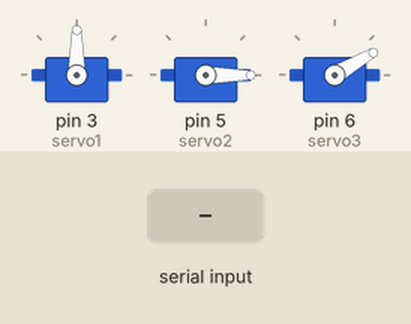
Bench run of a sketch on a simulated Arduino Uno, built with avr-gcc and run on an emulated ATmega328P. Shown: 3 × servo. The test bench sets the inputs (shaded band). What the sketch prints to the serial monitor is not drawn.

Above: at 1.2 s.
1.3 s: "angulo 1: \n" received over Serial
At 4.0 s:
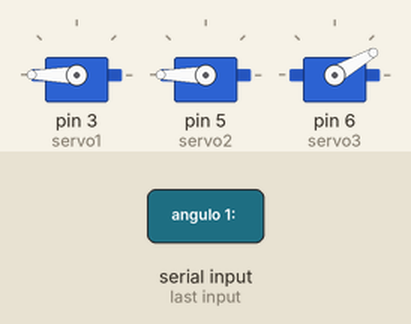
4.3 s: "y" received over Serial
At 6.1 s:
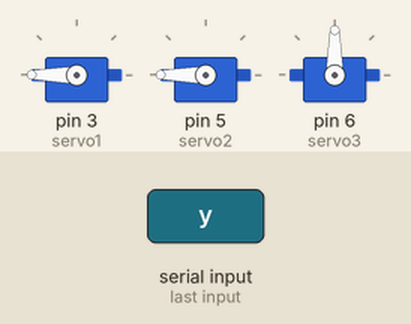
7.3 s: "f" received over Serial
At 9.7 s:
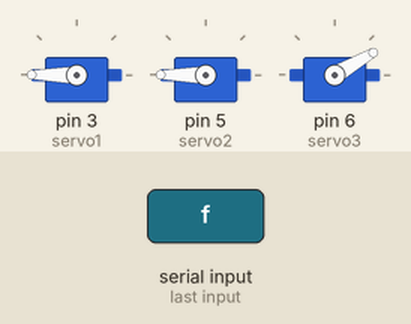
Timing chart, 0 to 11.2 s (numbered marks = the images above; inputs shaded):
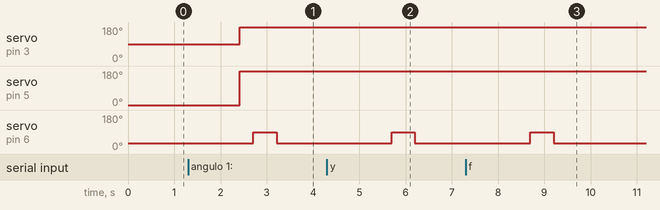

The sketch:

arduino.ino
```cpp
// Este archivo implementa la cinemática inversa de un brazo robtico SCARA
// En lenguaje Arduino, basado en el codigo de https://appliedgo.net/roboticarm/

// algunos datos:
// largo1: largo de la primera sección del brazo
// largo2: largo de la segunda seccin
// angulo1: angulo del primer de la base
// angulo2: angulo de la articulacion

// largo1 y largo2 son números en centímetros
#include <Servo.h>
Servo servo1;
Servo servo2;
Servo servo3;
#include<math.h>
double largo1 = 10;  // esto se debe cambiar por el largo real
double largo2 = 10; // esto tambien

// valor de pi
double Pi = 3.14159;
// Funcion LeyDelCoseno
// esta función trigonometrica implementa la ley del coseno (trigonometria)
// entradas:
// A: angulo del primer lado
// B: angulo del segundo lado
// C: angulo del lado que está al frente del ángulo
// retorna: angulo que está al frente del lado C
//(A * A + B * B - C * C) / (2 * A * B);

///----------------------------------------------------0--------------------------
bool parser(String& mensaje, float& coord_x, float& coord_y)
{
  // primero revisamos si el formato cumple el formato pedido
  // la primera condicion confirma si el mensaje parte con una 'x'
  // la segunda condicion revisa si termina con un 'f'
  // la ultima asegura que haya una 'y' dentro del mensaje
  if (mensaje.startsWith("x") && mensaje.endsWith("f") && mensaje.indexOf("y") > 0)
  {
    // si es valido, queremos extraer los numeros
    // para eso, obtenemos los indices de los caracteres que van antes y despues de los numeros
    int index_x = mensaje.indexOf("x");
    int index_y = mensaje.indexOf("y");
    int index_f = mensaje.indexOf("f");

    // ahora que tenemos los indices de los caracteres, queremos extraer el substring (o subcadena) donde está el numero
    // la función substring(i,j) extrae el string desde el caracter en la posición i, hasta la j-1
    // por eso extraemos el string que va desde el i+1 hasta el j, para solamente extraer el numero que esta ENTRE los caracteres
    String str_coordenada_x = mensaje.substring(index_x + 1, index_y);
    String str_coordenada_y = mensaje.substring(index_y + 1, index_f);

    // ahora los pasamos a ints, porque no se pueden pasar a otro tipo de numero
    // en ese sentido, si necesitas pasarle algo más preciso, envía un int que represente milímetros,
    // y despues los divides por 10 para obtener un float en centímetros que le pasas a la función de la cinemática inversa
    // eso es lo que hacemos abajo
    int coordenada_x = str_coordenada_x.toInt();
    int coordenada_y = str_coordenada_y.toInt();

    // ahora las pasamos a centimetros y las guardamos en las variables que le pasamos a la funcion
    coord_x = coordenada_x / 10.0;
    coord_y = coordenada_y / 10.0;

    return true;
  }
  else {
    // sino, se retorna falso
    return false;
  }
}
///----------------------------------------------------0--------------------------

// Funcion Distancia
// Calcula la distancia de un punto al origen (eje del robot) con el teorema de Pitagoras
// x: distancia en el eje x
// y: distancia en el eje y

double distancia(double x, double y)//R
{
  return sqrt(x * x + y * y);
}

// esta funcion convierte angulos en radianes a grados
double radianesAGrados(double radianes)
{
  return radianes * 180.0 / Pi;
}

double tetha(double x, double y) { //tetha
  return  atan2(y , x); /////////////////////////////////////por revisar
}

// Funcion angulosMotores
// Esta funcion calcula lso valores de los motores (a1, a2) para mover el brazo a la posición x,y
// x: posicion objetivo (eje x)
// y: posición objetivo (eje y)
// a1: valor donde se guardara el resultado del angulo 1. Angulo en grados
// a2: valor donde se guardara el resultado del angulo 2. Angulo en grados
void angulosMotores(double x, double y, double& a1, double& a2) {
  double R = distancia(x, y);
  if (R > largo1 + largo2) {
    Serial.print("no llega el brazo");
  }
  double th = tetha(x, y);
  double D2 = (R * R - largo1 * largo1 - largo2 * largo2) / (2 * largo1 * largo2);
  double a2Radianes = acos(D2);

  double a1Radianes = th - atan2((largo2 * sin(a2Radianes)) , (largo1 + largo2 * cos(a2Radianes)));
  // ahora guardamos los valores en grados en a1 y a2
  a1 = radianesAGrados(a1Radianes);
  a2 = radianesAGrados(a2Radianes);
}

double moveraPunto(double X, double Y) {
  double angulo1 = 0.00;
  double angulo2 = 0.00;
  angulosMotores(X, Y, angulo1, angulo2);
  angulo1 = angulo1 + 90;
  //Serial.print("angulo 1: ");
  //Serial.print(angulo1);
  //Serial.print(" , angulo 2: ");
  Serial.println(angulo2);
  servo1.write(angulo1);
  servo2.write(angulo2);
}

double dibujaPunto(double X, double Y) {
  servo3.write(30);
  delay(100);
  moveraPunto(X, Y);
  delay(300);
  servo3.write(90);
  delay(500);
  servo3.write(30);
  //Envia mensaje a pc para enviar el siguente punto
  Serial.print('a');
}

double dibujaLineaA(double X, double Y) {//en proceso/////////////////
  servo3.write(90);
  delay(500);
  moveraPunto(X, Y);
  delay(300);
  servo3.write(30);
}

void setup()
{
  Serial.begin(9600);
  servo1.attach(3);
  servo2.attach(5);
  servo3.attach(6);
  servo1.write(90);
  servo2.write(0);
  servo3.write(30);
}

void loop()
{
  if (Serial.read() > 0) {
   String msg = Serial.readString();
   float coord_x = 0.0;
   float coord_y = 0.0;
   bool msg_valido = parser(msg , coord_x, coord_y);//cor x y cord y valen ahoa las coordenadas del mensage
   dibujaPunto(coord_x, coord_y);
  }
}
```

Measured:
- after the input at 1.3 s, servo on pin 3 (servo1): 90° → 180° after 1.1 s; servo on pin 5 (servo2): 0° → 180° after 1.1 s; servo on pin 6 (servo3): 30° → 90° after 1.4 s, → 30° 0.50 s later
- after the input at 4.3 s, servo on pin 6 (servo3): 30° → 90° after 1.4 s, → 30° 0.50 s later
- after the input at 7.3 s, servo on pin 6 (servo3): 30° → 90° after 1.4 s, → 30° 0.50 s later
